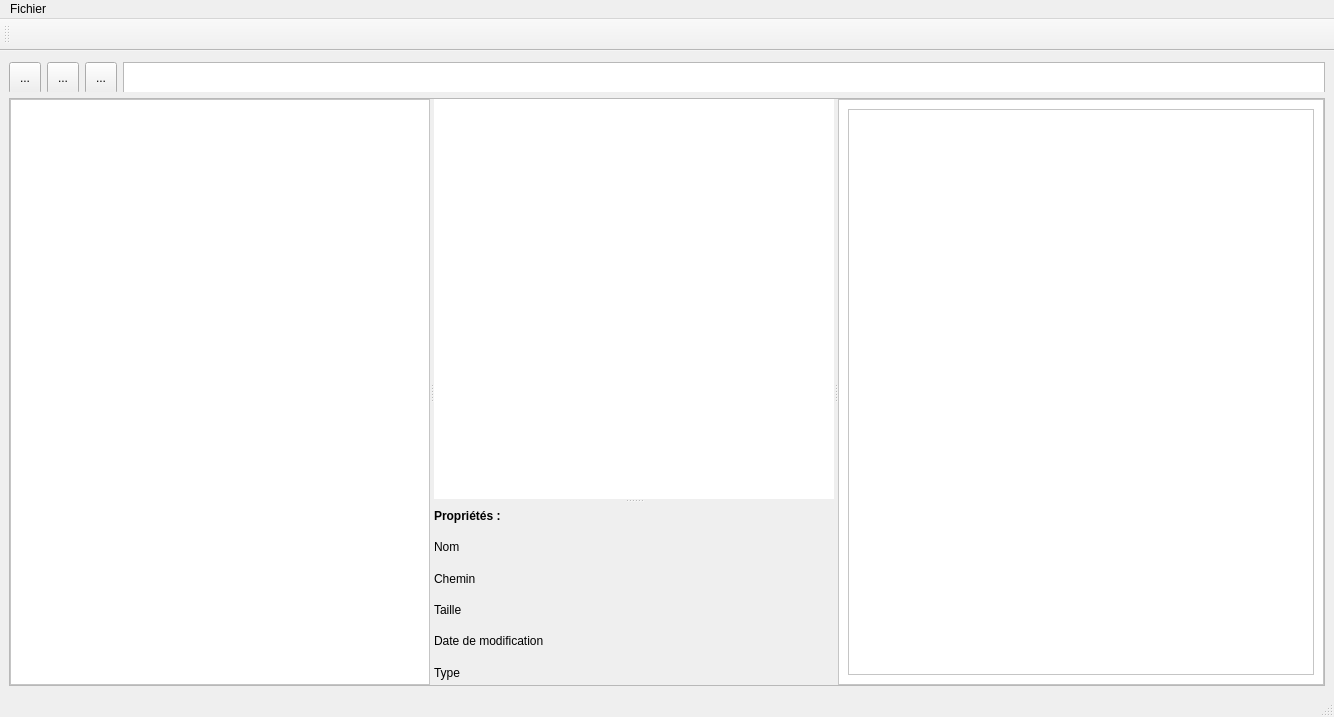
<?xml version="1.0" encoding="UTF-8"?>
<ui version="4.0">
 <class>FileManager</class>
 <widget class="QMainWindow" name="FileManager">
  <property name="geometry">
   <rect>
    <x>0</x>
    <y>0</y>
    <width>1334</width>
    <height>717</height>
   </rect>
  </property>
  <property name="windowTitle">
   <string>FileManager</string>
  </property>
  <property name="unifiedTitleAndToolBarOnMac">
   <bool>false</bool>
  </property>
  <widget class="QWidget" name="centralwidget">
   <layout class="QVBoxLayout" name="verticalLayout_3">
    <item>
     <widget class="QWidget" name="widget" native="true">
      <property name="maximumSize">
       <size>
        <width>16777215</width>
        <height>32</height>
       </size>
      </property>
      <layout class="QHBoxLayout" name="horizontalLayout">
       <property name="leftMargin">
        <number>0</number>
       </property>
       <property name="topMargin">
        <number>2</number>
       </property>
       <property name="rightMargin">
        <number>0</number>
       </property>
       <property name="bottomMargin">
        <number>2</number>
       </property>
       <item>
        <widget class="QToolButton" name="btn_prev">
         <property name="minimumSize">
          <size>
           <width>32</width>
           <height>32</height>
          </size>
         </property>
         <property name="text">
          <string>...</string>
         </property>
         <property name="icon">
          <iconset theme="go-previous"/>
         </property>
        </widget>
       </item>
       <item>
        <widget class="QToolButton" name="btn_next">
         <property name="minimumSize">
          <size>
           <width>32</width>
           <height>32</height>
          </size>
         </property>
         <property name="maximumSize">
          <size>
           <width>16777215</width>
           <height>32</height>
          </size>
         </property>
         <property name="text">
          <string>...</string>
         </property>
         <property name="icon">
          <iconset theme="go-next"/>
         </property>
        </widget>
       </item>
       <item>
        <widget class="QToolButton" name="btn_up">
         <property name="minimumSize">
          <size>
           <width>32</width>
           <height>32</height>
          </size>
         </property>
         <property name="text">
          <string>...</string>
         </property>
         <property name="icon">
          <iconset theme="go-up"/>
         </property>
        </widget>
       </item>
       <item>
        <widget class="QTextBrowser" name="textBrowser">
         <property name="sizePolicy">
          <sizepolicy hsizetype="Expanding" vsizetype="Fixed">
           <horstretch>0</horstretch>
           <verstretch>0</verstretch>
          </sizepolicy>
         </property>
         <property name="minimumSize">
          <size>
           <width>0</width>
           <height>32</height>
          </size>
         </property>
         <property name="maximumSize">
          <size>
           <width>16777215</width>
           <height>32</height>
          </size>
         </property>
        </widget>
       </item>
      </layout>
     </widget>
    </item>
    <item>
     <widget class="QSplitter" name="splitter">
      <property name="frameShape">
       <enum>QFrame::Shape::StyledPanel</enum>
      </property>
      <property name="lineWidth">
       <number>1</number>
      </property>
      <property name="orientation">
       <enum>Qt::Orientation::Horizontal</enum>
      </property>
      <widget class="QWidget" name="panel_treeview" native="true">
       <property name="sizePolicy">
        <sizepolicy hsizetype="Preferred" vsizetype="Preferred">
         <horstretch>0</horstretch>
         <verstretch>0</verstretch>
        </sizepolicy>
       </property>
       <property name="styleSheet">
        <string notr="true">background-color: white;</string>
       </property>
       <layout class="QVBoxLayout" name="verticalLayout_2">
        <property name="spacing">
         <number>0</number>
        </property>
        <property name="leftMargin">
         <number>0</number>
        </property>
        <property name="topMargin">
         <number>0</number>
        </property>
        <property name="rightMargin">
         <number>0</number>
        </property>
        <property name="bottomMargin">
         <number>0</number>
        </property>
        <item>
         <widget class="QTreeView" name="treeView">
          <property name="sizePolicy">
           <sizepolicy hsizetype="Expanding" vsizetype="Expanding">
            <horstretch>1</horstretch>
            <verstretch>0</verstretch>
           </sizepolicy>
          </property>
          <property name="minimumSize">
           <size>
            <width>420</width>
            <height>0</height>
           </size>
          </property>
          <property name="styleSheet">
           <string notr="true">background-color: rgb(255, 255, 255);
color: black;</string>
          </property>
          <property name="tabKeyNavigation">
           <bool>true</bool>
          </property>
          <property name="dragDropMode">
           <enum>QAbstractItemView::DragDropMode::DragDrop</enum>
          </property>
          <property name="selectionBehavior">
           <enum>QAbstractItemView::SelectionBehavior::SelectItems</enum>
          </property>
         </widget>
        </item>
       </layout>
      </widget>
      <widget class="QWidget" name="panel_listview" native="true">
       <property name="sizePolicy">
        <sizepolicy hsizetype="Preferred" vsizetype="Preferred">
         <horstretch>1</horstretch>
         <verstretch>0</verstretch>
        </sizepolicy>
       </property>
       <layout class="QVBoxLayout" name="verticalLayout">
        <item>
         <widget class="QSplitter" name="splitter_2">
          <property name="orientation">
           <enum>Qt::Orientation::Vertical</enum>
          </property>
          <widget class="QListView" name="listView">
           <property name="sizePolicy">
            <sizepolicy hsizetype="Preferred" vsizetype="Preferred">
             <horstretch>0</horstretch>
             <verstretch>0</verstretch>
            </sizepolicy>
           </property>
           <property name="minimumSize">
            <size>
             <width>400</width>
             <height>400</height>
            </size>
           </property>
           <property name="maximumSize">
            <size>
             <width>420</width>
             <height>16777215</height>
            </size>
           </property>
           <property name="font">
            <font>
             <stylestrategy>PreferDefault</stylestrategy>
            </font>
           </property>
           <property name="mouseTracking">
            <bool>false</bool>
           </property>
           <property name="acceptDrops">
            <bool>true</bool>
           </property>
           <property name="frameShape">
            <enum>QFrame::Shape::NoFrame</enum>
           </property>
           <property name="frameShadow">
            <enum>QFrame::Shadow::Sunken</enum>
           </property>
           <property name="sizeAdjustPolicy">
            <enum>QAbstractScrollArea::SizeAdjustPolicy::AdjustToContents</enum>
           </property>
           <property name="dragEnabled">
            <bool>true</bool>
           </property>
           <property name="isWrapping" stdset="0">
            <bool>false</bool>
           </property>
           <property name="modelColumn">
            <number>0</number>
           </property>
          </widget>
          <widget class="QWidget" name="wProperties" native="true">
           <property name="sizePolicy">
            <sizepolicy hsizetype="Preferred" vsizetype="Preferred">
             <horstretch>0</horstretch>
             <verstretch>0</verstretch>
            </sizepolicy>
           </property>
           <property name="minimumSize">
            <size>
             <width>0</width>
             <height>125</height>
            </size>
           </property>
           <property name="maximumSize">
            <size>
             <width>16777215</width>
             <height>300</height>
            </size>
           </property>
           <layout class="QVBoxLayout" name="verticalLayout_5">
            <item>
             <widget class="QLabel" name="label">
              <property name="font">
               <font>
                <bold>true</bold>
               </font>
              </property>
              <property name="text">
               <string>Propriétés :</string>
              </property>
             </widget>
            </item>
            <item>
             <widget class="QLabel" name="lbl_nom">
              <property name="styleSheet">
               <string notr="true">color: rgb(0, 0, 0);</string>
              </property>
              <property name="text">
               <string>Nom</string>
              </property>
             </widget>
            </item>
            <item>
             <widget class="QLabel" name="lbl_chemin">
              <property name="maximumSize">
               <size>
                <width>16777215</width>
                <height>16777215</height>
               </size>
              </property>
              <property name="sizeIncrement">
               <size>
                <width>0</width>
                <height>4</height>
               </size>
              </property>
              <property name="styleSheet">
               <string notr="true">color: rgb(0, 0, 0);</string>
              </property>
              <property name="text">
               <string>Chemin</string>
              </property>
             </widget>
            </item>
            <item>
             <widget class="QLabel" name="lbl_taille">
              <property name="styleSheet">
               <string notr="true">color: rgb(0, 0, 0);</string>
              </property>
              <property name="text">
               <string>Taille</string>
              </property>
             </widget>
            </item>
            <item>
             <widget class="QLabel" name="lbl_date">
              <property name="styleSheet">
               <string notr="true">color: rgb(0, 0, 0);</string>
              </property>
              <property name="text">
               <string>Date de modification</string>
              </property>
             </widget>
            </item>
            <item>
             <widget class="QLabel" name="lbl_type">
              <property name="styleSheet">
               <string notr="true">color: rgb(0, 0, 0);</string>
              </property>
              <property name="text">
               <string>Type</string>
              </property>
             </widget>
            </item>
           </layout>
          </widget>
         </widget>
        </item>
       </layout>
      </widget>
      <widget class="QWidget" name="panel_preview" native="true">
       <property name="sizePolicy">
        <sizepolicy hsizetype="Preferred" vsizetype="Preferred">
         <horstretch>3</horstretch>
         <verstretch>0</verstretch>
        </sizepolicy>
       </property>
       <property name="minimumSize">
        <size>
         <width>300</width>
         <height>0</height>
        </size>
       </property>
       <property name="styleSheet">
        <string notr="true">background-color: rgb(255, 255, 255);</string>
       </property>
       <layout class="QVBoxLayout" name="verticalLayout_4">
        <item>
         <widget class="QScrollArea" name="scrollArea">
          <property name="sizePolicy">
           <sizepolicy hsizetype="Preferred" vsizetype="Preferred">
            <horstretch>0</horstretch>
            <verstretch>0</verstretch>
           </sizepolicy>
          </property>
          <property name="horizontalScrollBarPolicy">
           <enum>Qt::ScrollBarPolicy::ScrollBarAlwaysOff</enum>
          </property>
          <property name="sizeAdjustPolicy">
           <enum>QAbstractScrollArea::SizeAdjustPolicy::AdjustIgnored</enum>
          </property>
          <property name="widgetResizable">
           <bool>true</bool>
          </property>
          <widget class="QWidget" name="scrollAreaContents">
           <property name="geometry">
            <rect>
             <x>0</x>
             <y>0</y>
             <width>446</width>
             <height>553</height>
            </rect>
           </property>
           <property name="sizePolicy">
            <sizepolicy hsizetype="Preferred" vsizetype="Preferred">
             <horstretch>0</horstretch>
             <verstretch>0</verstretch>
            </sizepolicy>
           </property>
           <property name="maximumSize">
            <size>
             <width>16777215</width>
             <height>16777215</height>
            </size>
           </property>
           <layout class="QVBoxLayout" name="verticalLayout_6">
            <item>
             <widget class="QLabel" name="lbl_preview">
              <property name="sizePolicy">
               <sizepolicy hsizetype="Preferred" vsizetype="Preferred">
                <horstretch>0</horstretch>
                <verstretch>2</verstretch>
               </sizepolicy>
              </property>
              <property name="minimumSize">
               <size>
                <width>350</width>
                <height>0</height>
               </size>
              </property>
              <property name="styleSheet">
               <string notr="true">background-color: white;
color:black;;
padding:4px;</string>
              </property>
              <property name="frameShape">
               <enum>QFrame::Shape::StyledPanel</enum>
              </property>
              <property name="text">
               <string/>
              </property>
              <property name="textFormat">
               <enum>Qt::TextFormat::AutoText</enum>
              </property>
              <property name="scaledContents">
               <bool>false</bool>
              </property>
              <property name="alignment">
               <set>Qt::AlignmentFlag::AlignLeading|Qt::AlignmentFlag::AlignLeft|Qt::AlignmentFlag::AlignTop</set>
              </property>
              <property name="margin">
               <number>-11</number>
              </property>
              <property name="textInteractionFlags">
               <set>Qt::TextInteractionFlag::NoTextInteraction</set>
              </property>
             </widget>
            </item>
           </layout>
          </widget>
         </widget>
        </item>
       </layout>
      </widget>
     </widget>
    </item>
   </layout>
  </widget>
  <widget class="QMenuBar" name="menubar">
   <property name="geometry">
    <rect>
     <x>0</x>
     <y>0</y>
     <width>1334</width>
     <height>33</height>
    </rect>
   </property>
   <widget class="QMenu" name="menuFichier">
    <property name="title">
     <string>Fichier</string>
    </property>
    <addaction name="actionNouveau"/>
    <addaction name="actionCopier"/>
    <addaction name="actionCouper"/>
    <addaction name="actionColler"/>
    <addaction name="actionRenommer"/>
    <addaction name="actionSauvegarder"/>
   </widget>
   <addaction name="menuFichier"/>
  </widget>
  <widget class="QStatusBar" name="statusbar"/>
  <widget class="QToolBar" name="toolBar">
   <property name="minimumSize">
    <size>
     <width>0</width>
     <height>32</height>
    </size>
   </property>
   <property name="windowTitle">
    <string>toolBar</string>
   </property>
   <attribute name="toolBarArea">
    <enum>TopToolBarArea</enum>
   </attribute>
   <attribute name="toolBarBreak">
    <bool>false</bool>
   </attribute>
  </widget>
  <action name="actionNouveau">
   <property name="text">
    <string>Nouveau</string>
   </property>
  </action>
  <action name="actionCopier">
   <property name="text">
    <string>Copier</string>
   </property>
  </action>
  <action name="actionCouper">
   <property name="text">
    <string>Couper</string>
   </property>
  </action>
  <action name="actionColler">
   <property name="text">
    <string>Coller</string>
   </property>
  </action>
  <action name="actionSauvegarder">
   <property name="text">
    <string>Sauvegarder</string>
   </property>
  </action>
  <action name="actionRenommer">
   <property name="text">
    <string>Renommer</string>
   </property>
  </action>
 </widget>
 <resources/>
 <connections/>
</ui>
